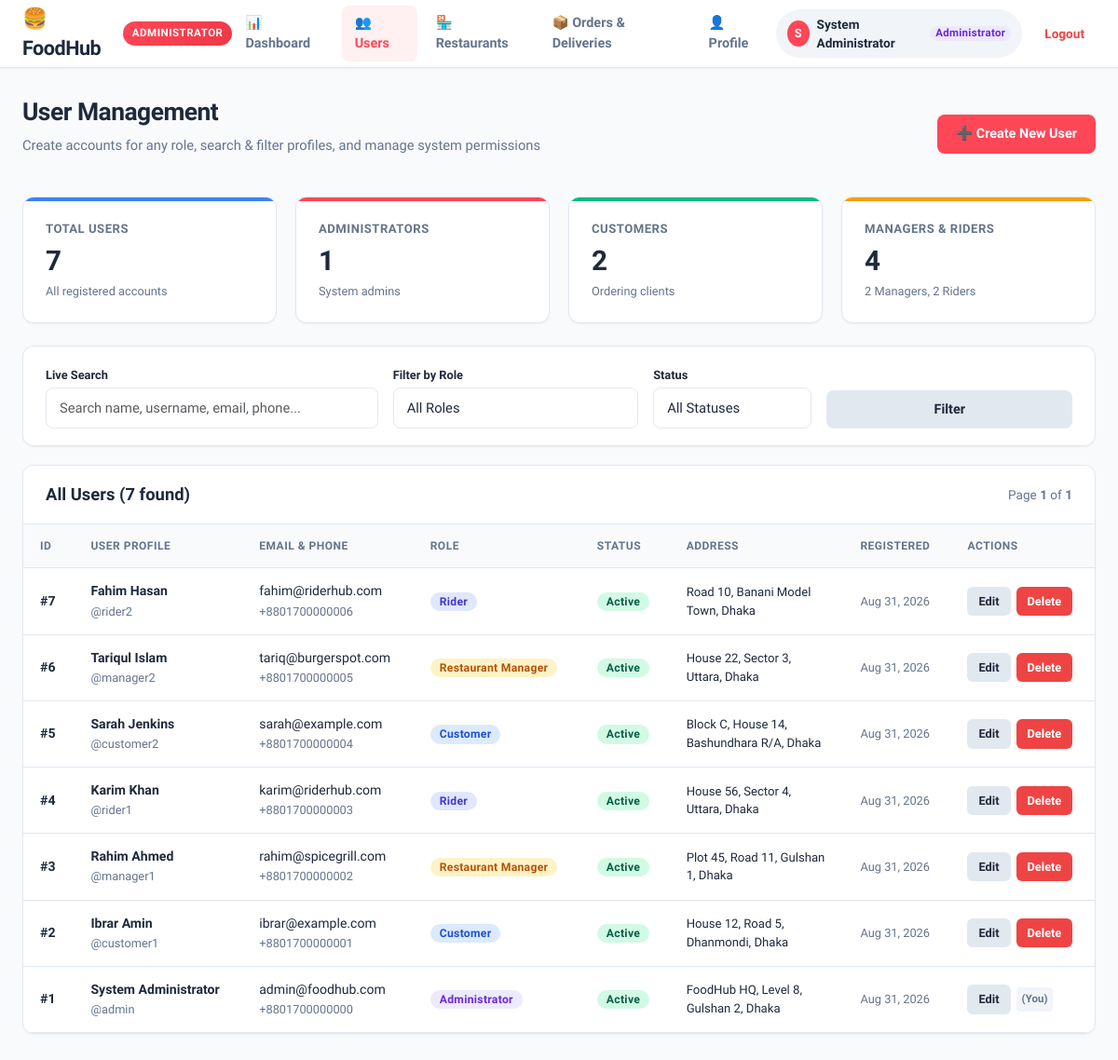
The page /admin/users.php (signed in) on the database its author committed.
### tables this page shows
CREATE TABLE users (
    user_id INT AUTO_INCREMENT PRIMARY KEY,
    name VARCHAR(100) NOT NULL,
    username VARCHAR(50) NOT NULL UNIQUE,
    email VARCHAR(100) NOT NULL UNIQUE,
    phone VARCHAR(20) NULL,
    role ENUM('Administrator', 'Customer', 'Restaurant Manager', 'Rider') NOT NULL DEFAULT 'Customer',
    password VARCHAR(255) NOT NULL,
    address TEXT NULL,
    status ENUM('Active', 'Inactive', 'Suspended') NOT NULL DEFAULT 'Active',
    created_at TIMESTAMP DEFAULT CURRENT_TIMESTAMP,
    updated_at TIMESTAMP DEFAULT CURRENT_TIMESTAMP ON UPDATE CURRENT_TIMESTAMP
);

### admin/users.php (called while the page is built)
<?php
require_once __DIR__ . '/../views/admin/users.php';

### models/user_model.php (called while the page is built, shortened)
<?php
function get_filtered_users($conn, $search = null, $role = null, $status = null, $sort_by = 'user_id', $sort_order = 'DESC', $limit = 10, $offset = 0) {
    $where_clauses = ["1=1"];
    $params = [];
    $types = "";
    $where_sql = implode(" AND ", $where_clauses);
    $allowed_sort = ['user_id', 'name', 'username', 'email', 'role', 'status', 'created_at'];
    $sort_column = in_array($sort_by, $allowed_sort, true) ? $sort_by : 'user_id';
    $sort_dir = (strtoupper($sort_order) === 'ASC') ? 'ASC' : 'DESC';
    $limit = intval($limit);
    $offset = intval($offset);
    $sql = "SELECT * FROM users WHERE {$where_sql} ORDER BY {$sort_column} {$sort_dir} LIMIT ?, ?";
    $params[] = $offset;
    $params[] = $limit;
    $types .= "ii";
    $stmt = mysqli_prepare($conn, $sql);
    if (!empty($types)) {
        mysqli_stmt_bind_param($stmt, $types, ...$params);
    }
    mysqli_stmt_execute($stmt);
    $result = mysqli_stmt_get_result($stmt);
    $users = [];
    if ($result) {
        while ($row = mysqli_fetch_assoc($result)) {
            $users[] = $row;
        }
    }
    return $users;
}
function count_filtered_users($conn, $search = null, $role = null, $status = null) {
    $where_clauses = ["1=1"];
    $where_sql = implode(" AND ", $where_clauses);
    $sql = "SELECT COUNT(*) AS total FROM users WHERE {$where_sql}";
    $stmt = mysqli_prepare($conn, $sql);
    mysqli_stmt_execute($stmt);
    $result = mysqli_stmt_get_result($stmt);
    $total = 0;
    if ($result) {
        $row = mysqli_fetch_assoc($result);
        $total = intval($row['total'] ?? 0);
    }
    return $total;
}
function count_users_by_role($conn) {
    $sql = "SELECT role, COUNT(*) AS count FROM users GROUP BY role";
    $result = mysqli_query($conn, $sql);
    $counts = [
        'Administrator'      => 0,
        'Customer'           => 0,
        'Restaurant Manager' => 0,
        'Rider'              => 0,
        'total'              => 0
    ];
    if ($result) {
        while ($row = mysqli_fetch_assoc($result)) {
            $role_name = $row['role'];
            $cnt = intval($row['count']);
            $counts[$role_name] = $cnt;
            $counts['total'] += $cnt;
        }
    }
    return $counts;
}

### controllers/admin/user_controller.php (called while the page is built, shortened)
<?php
require_once __DIR__ . '/../../config/db.php';
require_once __DIR__ . '/../../models/user_model.php';
require_once __DIR__ . '/../../includes/auth_check.php';
$search_query = trim($_GET['search'] ?? '');
$role_filter  = trim($_GET['role'] ?? 'All');
$status_filter = trim($_GET['status'] ?? 'All');
$sort_by      = trim($_GET['sort_by'] ?? 'user_id');
$sort_order   = trim($_GET['sort_order'] ?? 'DESC');
$page         = max(1, intval($_GET['page'] ?? 1));
$limit        = 10;
$offset       = ($page - 1) * $limit;
$role_counts = count_users_by_role($conn);
$total_filtered = count_filtered_users($conn, $search_query, $role_filter, $status_filter);
$total_pages = max(1, ceil($total_filtered / $limit));
$users = get_filtered_users($conn, $search_query, $role_filter, $status_filter, $sort_by, $sort_order, $limit, $offset);

### includes/auth_check.php (called while the page is built, shortened)
<?php
function normalize_role($role) {
    if (strcasecmp($role, 'Admin') === 0 || strcasecmp($role, 'Administrator') === 0) {
        return 'Administrator';
    }
    return $role;
}

### views/admin/users.php (the view, shortened to what this page needs)
<?php
require_once __DIR__ . '/../../controllers/admin/user_controller.php';
require_once __DIR__ . '/../partials/header.php';
require_once __DIR__ . '/../partials/navbar.php';
$in_admin_folder = (strpos($_SERVER['PHP_SELF'], '/admin/') !== false);
$current_page_url = $in_admin_folder ? 'users.php' : 'admin/users.php';
$create_url = $in_admin_folder ? 'user-create.php' : 'admin/user-create.php';
$edit_base_url = $in_admin_folder ? 'user-edit.php' : 'admin/user-edit.php';
?>
<div class="main-wrapper">
    <div class="page-header">
        <div>
            <h1 class="page-title">User Management</h1>
            <p class="page-subtitle">Create accounts for any role, search & filter profiles, and manage system permissions</p>
        </div>
        <div>
            <a href="<?php echo $create_url; ?>" class="btn btn-primary">➕ Create New User</a>
        </div>
    </div>
    <div class="stats-grid" style="margin-bottom: 24px;">
        <div class="stat-card" style="--card-accent: #3b82f6;">
            <div class="stat-title">Total Users</div>
            <div class="stat-value"><?php echo number_format($role_counts['total']); ?></div>
            <div class="stat-desc">All registered accounts</div>
        </div>
        <div class="stat-card" style="--card-accent: #ff4757;">
            <div class="stat-title">Administrators</div>
            <div class="stat-value"><?php echo number_format($role_counts['Administrator'] ?? 0); ?></div>
            <div class="stat-desc">System admins</div>
        </div>
        <div class="stat-card" style="--card-accent: #10b981;">
            <div class="stat-title">Customers</div>
            <div class="stat-value"><?php echo number_format($role_counts['Customer'] ?? 0); ?></div>
            <div class="stat-desc">Ordering clients</div>
        </div>
        <div class="stat-card" style="--card-accent: #f59e0b;">
            <div class="stat-title">Managers & Riders</div>
            <div class="stat-value">
                <?php echo number_format(($role_counts['Restaurant Manager'] ?? 0) + ($role_counts['Rider'] ?? 0)); ?>
            </div>
            <div class="stat-desc">
                <?php echo $role_counts['Restaurant Manager'] ?? 0; ?> Managers, <?php echo $role_counts['Rider'] ?? 0; ?> Riders
            </div>
        </div>
    </div>
    <div class="card" style="margin-bottom: 20px;">
        <div class="card-body" style="padding: 18px 24px;">
            <form action="<?php echo htmlspecialchars($_SERVER['PHP_SELF']); ?>" method="GET" class="row g-3 align-items-center">
                <div class="col-md-4">
                    <label class="form-label" style="font-size: 0.8rem; margin-bottom: 4px;">Live Search</label>
                    <input
                        type="text"
                        name="search"
                        class="form-control"
                        placeholder="Search name, username, email, phone..."
                        value="<?php echo htmlspecialchars($search_query); ?>"
                    >
                </div>
                <div class="col-md-3">
                    <label class="form-label" style="font-size: 0.8rem; margin-bottom: 4px;">Filter by Role</label>
                    <select name="role" class="form-control" onchange="this.form.submit()">
                        <option value="All" <?php echo ($role_filter === 'All') ? 'selected' : ''; ?>>All Roles</option>
                    </select>
                </div>
                <div class="col-md-2">
                    <label class="form-label" style="font-size: 0.8rem; margin-bottom: 4px;">Status</label>
                    <select name="status" class="form-control" onchange="this.form.submit()">
                        <option value="All" <?php echo ($status_filter === 'All') ? 'selected' : ''; ?>>All Statuses</option>
                    </select>
                </div>
                <div class="col-md-3" style="display: flex; gap: 8px; align-items: flex-end; margin-top: auto;">
                    <button type="submit" class="btn btn-secondary" style="flex: 1;">Filter</button>
                </div>
            </form>
        </div>
    </div>
    <div class="card">
        <div class="card-header" style="display: flex; justify-content: space-between; align-items: center;">
            <h2 class="card-title">All Users (<?php echo $total_filtered; ?> found)</h2>
            <div style="font-size: 0.85rem; color: var(--text-muted);">
                Page <strong><?php echo $page; ?></strong> of <strong><?php echo $total_pages; ?></strong>
            </div>
        </div>
        <div class="table-responsive">
            <table class="data-table">
                <thead>
                    <tr>
                        <th>ID</th>
                        <th>User Profile</th>
                        <th>Email & Phone</th>
                        <th>Role</th>
                        <th>Status</th>
                        <th>Address</th>
                        <th>Registered</th>
                        <th>Actions</th>
                    </tr>
                </thead>
                <tbody>
                    <?php if (!empty($users) && count($users) > 0): ?>
                        <?php foreach ($users as $u): ?>
                        <tr>
                            <td><strong>#<?php echo $u['user_id']; ?></strong></td>
                            <td>
                                <strong><?php echo htmlspecialchars($u['name']); ?></strong><br>
                                <span style="font-size: 0.8rem; color: var(--text-muted);">@<?php echo htmlspecialchars($u['username']); ?></span>
                            </td>
                            <td>
                                <span><?php echo htmlspecialchars($u['email']); ?></span><br>
                                <span style="font-size: 0.8rem; color: var(--text-muted);"><?php echo htmlspecialchars($u['phone'] ?? '—'); ?></span>
                            </td>
                            <td>
                                <?php
                                $r = normalize_role($u['role']);
                                $badgeClass = 'badge-customer';
                                if ($r === 'Administrator') $badgeClass = 'badge-admin';
                                elseif ($r === 'Restaurant Manager') $badgeClass = 'badge-manager';
                                elseif ($r === 'Rider') $badgeClass = 'badge-rider';
                                ?>
                                <span class="badge <?php echo $badgeClass; ?>"><?php echo htmlspecialchars($r); ?></span>
                            </td>
                            <td>
                                <?php
                                $st = $u['status'] ?? 'Active';
                                $stClass = 'badge-active';
                                ?>
                                <span class="badge <?php echo $stClass; ?>"><?php echo htmlspecialchars($st); ?></span>
                            </td>
                            <td style="max-width: 180px; font-size: 0.82rem;"><?php echo htmlspecialchars($u['address'] ?? '—'); ?></td>
                            <td style="font-size: 0.8rem; color: var(--text-muted);"><?php echo date('M d, Y', strtotime($u['created_at'])); ?></td>
                            <td>
                                <div style="display: flex; gap: 6px; align-items: center;">
                                    <a
                                        href="<?php echo $edit_base_url; ?>?id=<?php echo $u['user_id']; ?>"
                                        class="btn btn-secondary btn-sm"
                                        title="Edit user details"
                                    >
                                        Edit
                                    </a>
                                    <?php if ($u['user_id'] != ($_SESSION['user_id'] ?? 0)): ?>
                                        <a
                                            href="<?php echo $current_page_url; ?>?delete_id=<?php echo $u['user_id']; ?>"
                                            class="btn btn-danger btn-sm"
                                            onclick="return confirm('Are you sure you want to delete user #<?php echo $u['user_id']; ?> (<?php echo htmlspecialchars($u['username']); ?>)?');"
                                            title="Delete user"
                                        >
                                            Delete
                                        </a>
                                    <?php else: ?>
                                        <span style="font-size: 0.72rem; color: var(--text-muted); font-weight: 600; padding: 4px 6px; background: #f1f5f9; border-radius: 4px;">(You)</span>
                                    <?php endif; ?>
                                </div>
                            </td>
                        </tr>
                        <?php endforeach; ?>
                    <?php endif; ?>
                </tbody>
            </table>
        </div>
    </div>
</div>
<?php require_once __DIR__ . '/../partials/footer.php'; ?>

### rows shown on the page
users: user_id "7", name "Fahim Hasan", username "rider2", email "fahim@riderhub.com", phone "+8801700000006", role "Rider", status "Active", address "Road 10, Banani Model Town, Dhaka", created_at "Aug 31, 2026"
users: user_id "6", name "Tariqul Islam", username "manager2", email "tariq@burgerspot.com", phone "+8801700000005", role "Restaurant Manager", status "Active", address "House 22, Sector 3, Uttara, Dhaka", created_at "Aug 31, 2026"
users: user_id "5", name "Sarah Jenkins", username "customer2", email "sarah@example.com", phone "+8801700000004", role "Customer", status "Active", address "Block C, House 14, Bashundhara R/A, Dhaka", created_at "Aug 31, 2026"
users: user_id "4", name "Karim Khan", username "rider1", email "karim@riderhub.com", phone "+8801700000003", role "Rider", status "Active", address "House 56, Sector 4, Uttara, Dhaka", created_at "Aug 31, 2026"
users: user_id "3", name "Rahim Ahmed", username "manager1", email "rahim@spicegrill.com", phone "+8801700000002", role "Restaurant Manager", status "Active", address "Plot 45, Road 11, Gulshan 1, Dhaka", created_at "Aug 31, 2026"
users: user_id "2", name "Ibrar Amin", username "customer1", email "ibrar@example.com", phone "+8801700000001", role "Customer", status "Active", address "House 12, Road 5, Dhanmondi, Dhaka", created_at "Aug 31, 2026"
users: user_id "1", name "System Administrator", username "admin", email "admin@foodhub.com", phone "+8801700000000", role "Administrator", status "Active", address "FoodHub HQ, Level 8, Gulshan 2, Dhaka", created_at "Aug 31, 2026", shows "(You)"

### other values the page prints
$user_role "ADMINISTRATOR"
substr($user_display_name, 0, 1) "S"
$user_display_name "System Administrator"
$user_role "Administrator"
$role_counts['total'] "7"
$role_counts['Administrator'] "1"
$role_counts['Customer'] "2"
$role_counts['Restaurant Manager'] "2"
$role_counts['Rider'] "2"
$total_filtered "7"
$page "1"
$total_pages "1"
